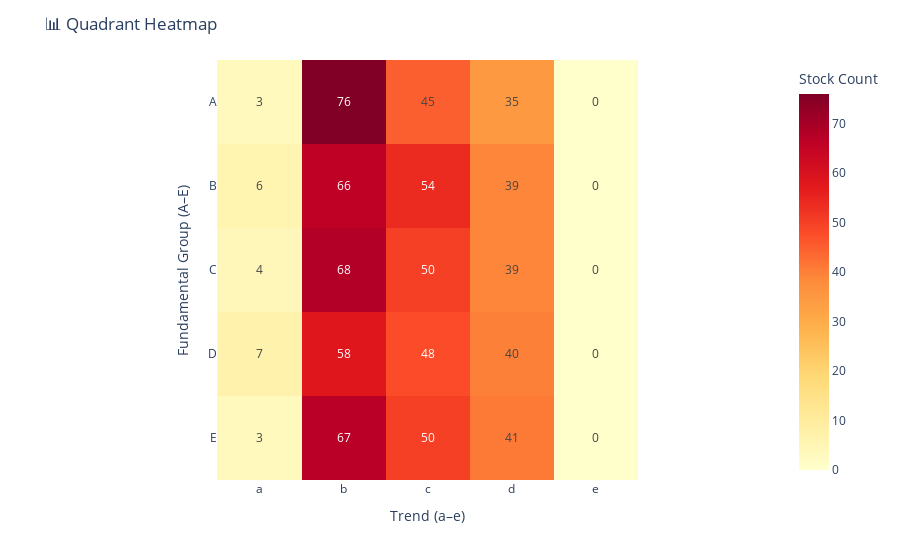

Notebook source saved alongside this figure:
### Code cell
import plotly.express as px
quadrant_counts = df_result3['quadrant'].value_counts().sort_index()
financial_levels = ["A","B","C","D","E"]   # กลุ่มพื้นฐาน (Fundamental)
trend_levels = ["a","b","c","d","e"]       # กลุ่มเทคนิค (Trend)

heatmap_data = pd.DataFrame(0, index=financial_levels, columns=trend_levels)
for q, count in quadrant_counts.items():
    fin = q[0]   # เช่น "A"
    trend = q[1] # เช่น "a"
    heatmap_data.loc[fin, trend] = count
fig = px.imshow(
    heatmap_data,
    labels=dict(x="Trend (a–e)", y="Fundamental Group (A–E)", color="Stock Count"),
    x=trend_levels,
    y=financial_levels,
    color_continuous_scale="YlOrRd",
    text_auto=True
)
fig.update_layout(title="📊 Quadrant Heatmap")

### Figure 1 — Plotly figure (JSON) as saved in the notebook; plotly's stock layout.template omitted (floating-point values rounded to 4 significant figures)
{"data": [{"coloraxis": "coloraxis", "hovertemplate": "Trend (a–e): %{x}<br>Fundamental Group (A–E): %{y}<br>Stock Count: %{z}<extra></extra>", "name": "0", "texttemplate": "%{z}", "type": "heatmap", "x": ["a", "b", "c", "d", "e"], "xaxis": "x", "y": ["A", "B", "C", "D", "E"], "yaxis": "y", "z": [[3, 76, 45, 35, 0], [6, 66, 54, 39, 0], [4, 68, 50, 39, 0], [7, 58, 48, 40, 0], [3, 67, 50, 41, 0]]}], "layout": {"coloraxis": {"colorbar": {"title": {"text": "Stock Count"}}, "colorscale": [[0, "rgb(255,255,204)"], [0.125, "rgb(255,237,160)"], [0.25, "rgb(254,217,118)"], [0.375, "rgb(254,178,76)"], [0.5, "rgb(253,141,60)"], [0.625, "rgb(252,78,42)"], [0.75, "rgb(227,26,28)"], [0.875, "rgb(189,0,38)"], [1, "rgb(128,0,38)"]]}, "margin": {"t": 60}, "title": {"text": "📊 Quadrant Heatmap"}, "xaxis": {"anchor": "y", "constrain": "domain", "domain": [0, 1], "scaleanchor": "y", "title": {"text": "Trend (a–e)"}}, "yaxis": {"anchor": "x", "autorange": "reversed", "constrain": "domain", "domain": [0, 1], "title": {"text": "Fundamental Group (A–E)"}}}}
